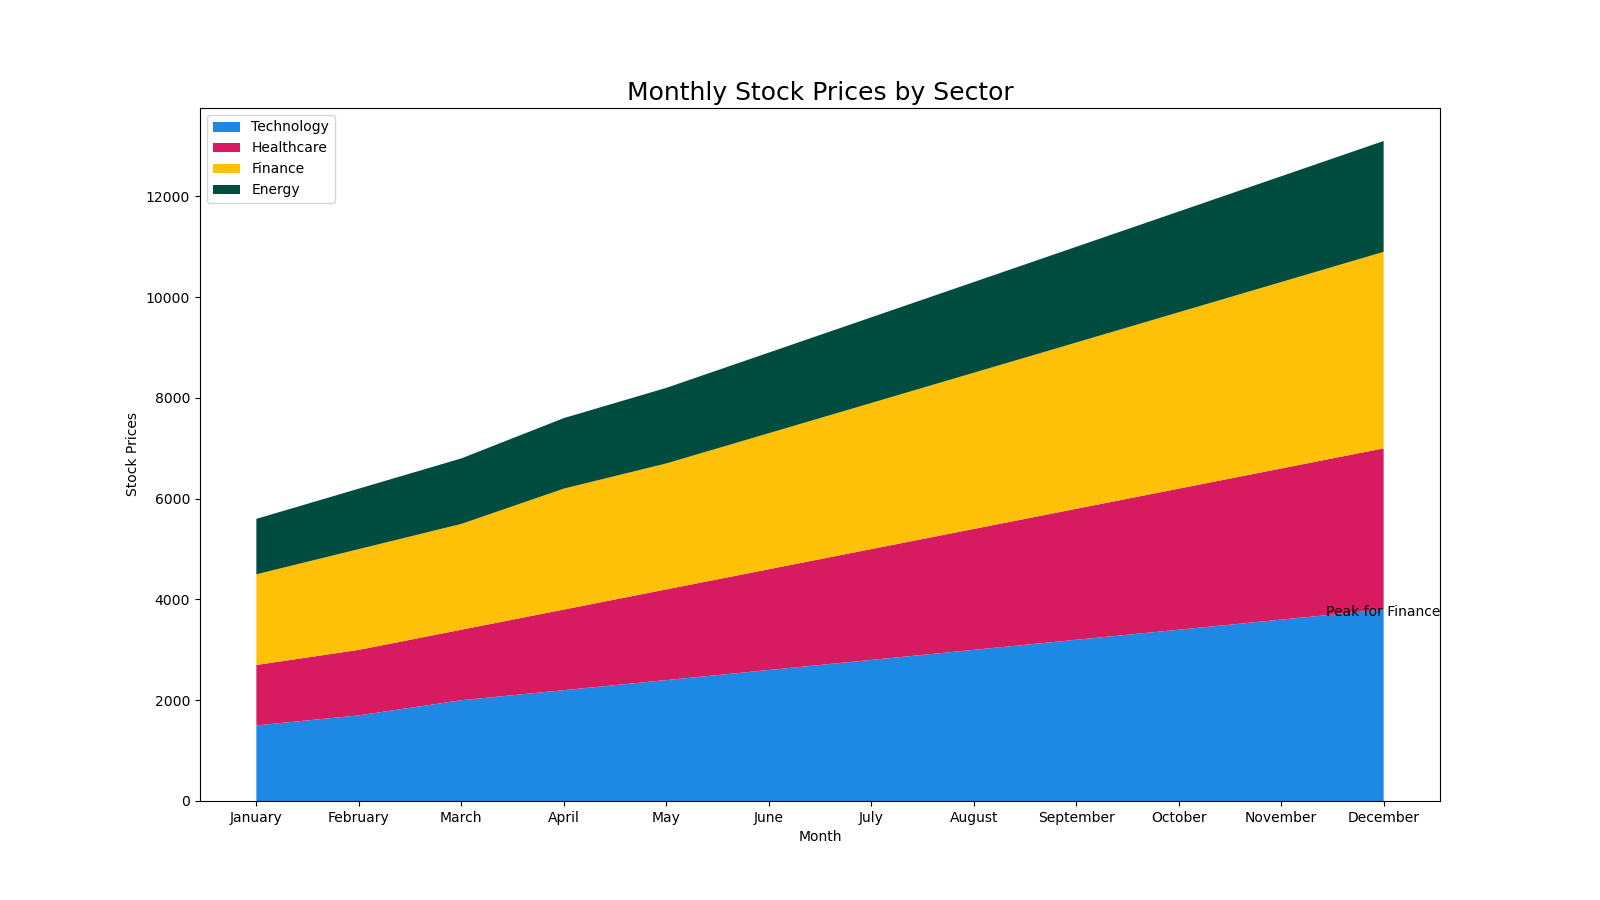

Generate this figure with Python:

import matplotlib.pyplot as plt

# Table data represented as lists
months = ['January', 'February', 'March', 'April', 'May', 'June',
          'July', 'August', 'September', 'October', 'November', 'December']
technology = [1500, 1700, 2000, 2200, 2400, 2600, 2800, 3000, 3200, 3400, 3600, 3800]
healthcare = [1200, 1300, 1400, 1600, 1800, 2000, 2200, 2400, 2600, 2800, 3000, 3200]
finance = [1800, 2000, 2100, 2400, 2500, 2700, 2900, 3100, 3300, 3500, 3700, 3900]
energy = [1100, 1200, 1300, 1400, 1500, 1600, 1700, 1800, 1900, 2000, 2100, 2200]

# Create a stacked area chart
plt.figure(figsize=(16, 9))  # Change width and height of the chart
plt.stackplot(months, technology, healthcare, finance, energy, 
              colors=['#1E88E5', '#D81B60', '#FFC107', '#004D40'])  # Modify the color scheme

# Add title and labels
plt.title('Monthly Stock Prices by Sector', fontdict={'fontsize': 18}, loc='center')
plt.xlabel('Month')
plt.ylabel('Stock Prices')

# Add legend
plt.legend(['Technology', 'Healthcare', 'Finance', 'Energy'], loc='upper left')

# Assign annotation/text label on the chart for the peak of Finance
peak_papers_month = months[finance.index(max(finance))]
peak_papers_value = max(finance)
plt.text(peak_papers_month, peak_papers_value, 'Peak for Finance', ha='center', va='top')

# Display the chart
plt.show()
